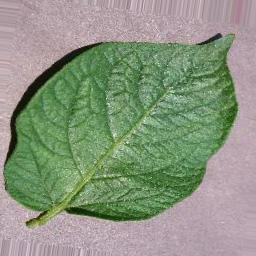
#> input picture notebook/potato/train/Potato___healthy/Potato_healthy-100-_0_781.jpg, 256 x 256 px; its folder holds only this picture in this run
$ jupyter execute --allow-errors Comparison_classifier.ipynb   (shell and % lines are left out)
#> lines starting #> are read from the running program, lines starting #| are printed output that depends on the picture
[cell 1]
import numpy as np
import random #擬似乱数を生成するライブラリー
from PIL import Image, ImageOps #画像処理ライブラリー
from sklearn.metrics import accuracy_score #モデルの正解率を計算するライブラリー
import glob #ファイルパス名を取得するライブラリ
import matplotlib.pyplot as plt #図をプロットするためのライブラリー

np.random.seed(0) #乱数のシードの設定

[cell 2]
num_of_data_total = 900

N_col = 128*128*3 # 行列の列数
X_train = np.zeros((num_of_data_total, N_col)) # 学習データ格納のためゼロ行列生成
y_train = np.zeros((num_of_data_total)) # 学習データに対するラベルを格納するためのゼロ行列生成

# Potato___Early_blight`
path_list = glob.glob("./potato/train/Potato___Early_blight/*")
i_count = 0

for item in path_list:
    im = Image.open(item).convert('RGB')
    img_resize =im.resize((128,128)) # 画像のサイズ変更
    im_array = np.ravel(np.asarray(img_resize)) # 画像を配列に変換
    im_regularized = im_array/255. # 正規化
    X_train[i_count,:] =  im_regularized
    y_train[i_count] = 0 # Early blight
    i_count += 1

# Potato___healthy
path_list = glob.glob("./potato/train/Potato___healthy/*")

for item in path_list:
    im = Image.open(item).convert('RGB')
#> im is the input picture: PIL image 256x256 RGB; mean R, G, B 138.7, 149.1, 127.8
    img_resize = im.resize((128,128)) # 画像のサイズ変更
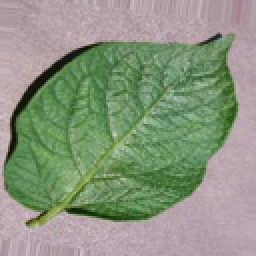
#> img_resize: PIL image 128x128 RGB (shown 2 times larger); mean R, G, B 138.7, 149.1, 127.9
    im_array = np.ravel(np.asarray(img_resize)) # 画像を配列に変換
    im_regularized = im_array/255. # 正規化
    X_train[i_count,:] = im_regularized
    y_train[i_count] = 1 # Healthy
    i_count += 1


# Potato___Late_blight
path_list = glob.glob("./potato/train/Potato___Late_blight/*")

for item in path_list:
    im = Image.open(item).convert('RGB')
    img_resize = im.resize((128,128)) # 画像のサイズ変更
    im_array = np.ravel(np.asarray(img_resize)) # 画像を配列に変換
    im_regularized = im_array/255. # 正規化
    X_train[i_count,:] = im_regularized
    y_train[i_count] = 2 # Late blight
    i_count += 1

[cell 3]
num_of_data_total = 300

N_col = 128*128*3
X_test = np.zeros((num_of_data_total, N_col))
y_test = np.zeros(num_of_data_total)


path_list = glob.glob("./potato/val/Potato___Early_blight/*")
i_count = 0
for item in path_list:
    im = Image.open(item).convert('RGB')
    img_resize =im.resize((128,128))
    im_array = np.ravel(np.array(img_resize))
    im_mean_subtract = im_array/255.
    X_test[i_count,:] =  im_mean_subtract
    y_test[i_count] = 0
    i_count += 1

path_list = glob.glob("./potato/val/Potato___healthy/*")

for item in path_list:
    im = Image.open(item).convert('RGB')
    img_resize = im.resize((128,128))
    im_array = np.ravel(np.array(img_resize))
    im_regularized = im_array/255.
    X_test[i_count,:] = im_regularized
    y_test[i_count] = 1
    i_count += 1

path_list = glob.glob("./potato/val/Potato___Late_blight/*")

for item in path_list:
    im = Image.open(item).convert('RGB')
    img_resize = im.resize((128,128))
    im_array = np.ravel(np.array(img_resize))
    im_regularized = im_array/255.
    X_test[i_count,:] = im_regularized
    y_test[i_count] = 2
    i_count += 1

[cell 4]
from sklearn.svm import LinearSVC
model = LinearSVC(C=0.3, random_state=0,verbose=1)
model.fit(X_train, y_train)
# 学習データに対する精度
print("Train :", model.score(X_train,  y_train))
# テストデータに対する精度
print("Test :", model.score(X_test, y_test))

[cell 5]
from sklearn.neighbors import KNeighborsClassifier
n_neighbors = int(np.sqrt(6000))
model = KNeighborsClassifier(n_neighbors = n_neighbors)
model.fit(X_train, y_train)
# 精度
print("Train :", model.score(X_train, y_train))
print("Test :", model.score(X_test, y_test))

[cell 6]
from sklearn.svm import SVC
model = SVC(C=0.3, kernel='rbf', random_state=0)
model.fit(X_train, y_train)
# 精度
print("Train :", model.score(X_train,  y_train))
print("Test :", model.score(X_test, y_test))

[cell 7]
import xgboost as xgb
#> (the rest of this cell did not finish here and is left out)

[cell 8]
from sklearn.linear_model import SGDClassifier
from sklearn.preprocessing import StandardScaler
from sklearn.pipeline import make_pipeline

clf = make_pipeline(StandardScaler(),
                    SGDClassifier(max_iter=1000, tol=1e-3))
clf.fit(X_train, y_train)
# Pipeline(steps=[('standardscaler', StandardScaler()),
#                ('sgdclassifier', SGDClassifier())])
# 精度
print("Train :", clf.score(X_train,  y_train))
print("Test :", clf.score(X_test, y_test))

[cell 9]
from sklearn.kernel_approximation import RBFSampler
from sklearn.linear_model import SGDClassifier
rbf_feature = RBFSampler(gamma=1, random_state=1)
X_features = rbf_feature.fit_transform(X_train)
clf = SGDClassifier(max_iter=5)
clf.fit(X_features, y_train)
SGDClassifier(max_iter=5)
# 精度
print("Train :", clf.score(X_features,  y_train))
X_features_test = rbf_feature.fit_transform(X_test)
print("Test :", clf.score(X_features_test, y_test))

[cell 10]
from sklearn.model_selection import learning_curve
train_sizes = np.array([0.1, 0.33, 0.55, 0.78, 1. ])

# model = xgb.XGBClassifier(n_estimators=80, max_depth=4, gamma=3)
# model_xgb.fit(X_train, y_train)
model = make_pipeline(StandardScaler(),
                    SGDClassifier(max_iter=1000, tol=1e-3),verbose=True)

train_sizes, train_scores, test_scores = learning_curve(
    model, X_train, y_train, cv=5, train_sizes=train_sizes, random_state=0, shuffle=True
    )

# 各学習データ数の場合について学習用データと検証用データに対する精度を求める。
train_scores_mean = np.mean(train_scores, axis=1)
train_scores_std = np.std(train_scores, axis=1)
validation_scores_mean = np.mean(test_scores, axis=1)
validation_scores_std = np.std(test_scores, axis=1)

[cell 11]
#fig, ax = plt.subplots()
plt.plot(train_sizes, train_scores_mean, 'o-', color="r", label="Training score")
plt.plot(train_sizes, validation_scores_mean, 'o-', color="g", label="Test score")

plt.gca().set_title('Classification')
plt.gca().set_xlabel('Number of Training data')
plt.gca().set_ylabel('Accuracy')
#plt.gca().set_ylim(0.4, 0.8)
plt.gca().legend(loc="best")
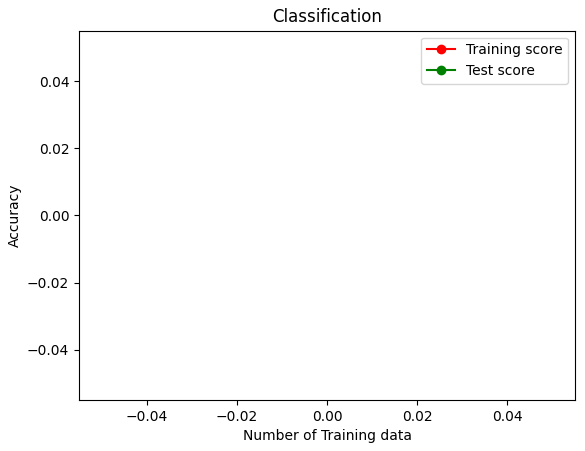
#> figure drawn by matplotlib, 1 panel
